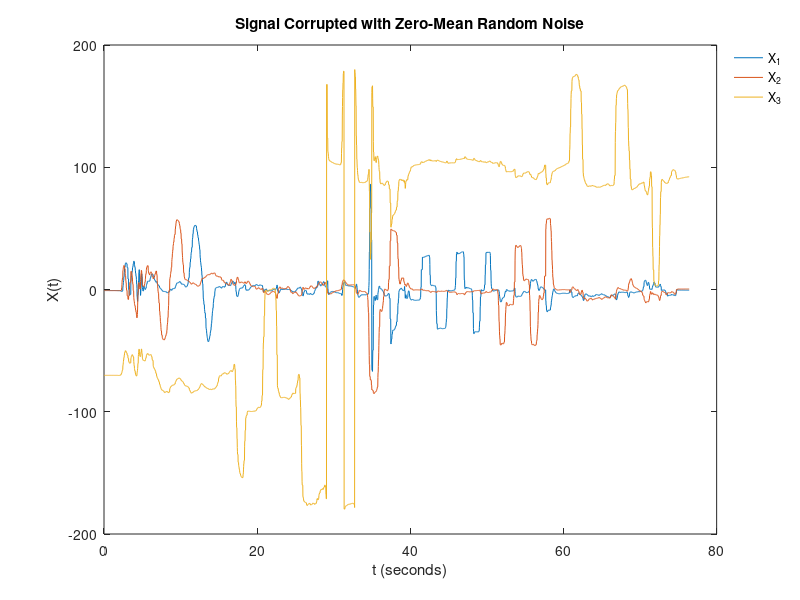
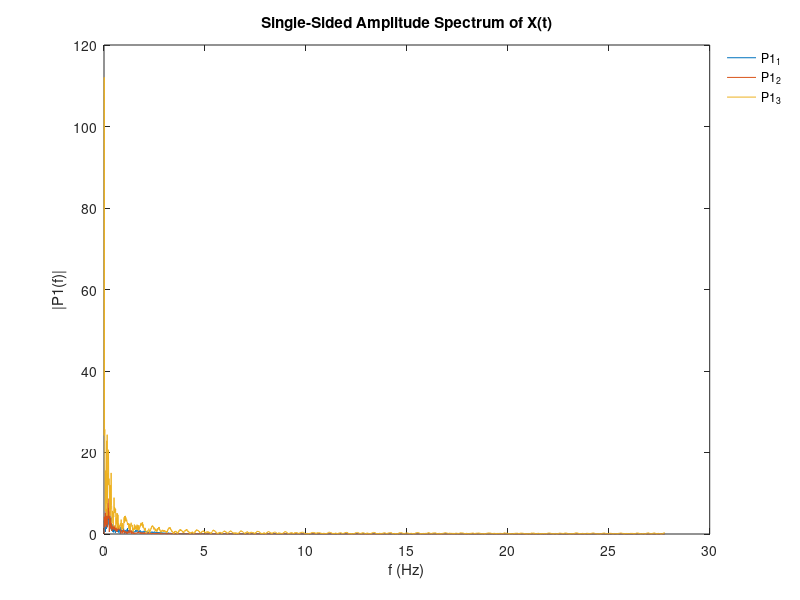

Recreate these plots in MATLAB, in order.
%% Noisy Signal
% Use Fourier transforms to find the frequency components of a signal buried 
% in noise.
% 假设数据按列存储，每一列是一种数据，L为数据长度，num为存储数据的数量
X=load('all_17.01.22.csv');
%% 
% calculate the sampling time and frequency.

T=0.018; % Sampling period  (second)
Fs=1/T; % Sampling frequency
L = size(X,1);   % Length of signal
t = (0:L-1)*T;        % Time vector
num = size(X,2);   % num of data type, like acc_x,acc_y,acc_z, then the num = 3
le_str = cell(num,1);  % for legen

%% 
% 
%% 
% Plot the noisy signal in the time domain. It is difficult to identify the 
% frequency components by looking at the signal |X(t)|. 

figure,
for i = 1:num
    plot(t,X(:,i));
    le_str{i} = ['X_',num2str(i)];
    hold on;
end

title('Signal Corrupted with Zero-Mean Random Noise')
xlabel('t (seconds)')
ylabel('X(t)')
legend(le_str,'Location','northeastoutside','box','off');





%% 
% Compute the Fourier transform of the signal. 

Y = fft(X);
%% 
% Compute the two-sided spectrum |P2|. Then compute the single-sided spectrum 
% |P1| based on |P2| and the even-valued signal length |L|.

P2 = abs(Y/L);
P1 = P2(1:L/2+1,:);
P1(2:end-1,:) = 2*P1(2:end-1,:);
%% 
% Define the frequency domain |f| and plot the single-sided amplitude spectrum 
% |P1|. The amplitudes are not exactly at 0.7 and 1, as expected, because of the 
% added noise. On average, longer signals produce better frequency approximations.
figure,
f = Fs*(0:(L/2))/L;
for i = 1:num
    plot(f,P1(:,i));
    le_str{i} = ['P1_',num2str(i)];
    hold on;
end
title('Single-Sided Amplitude Spectrum of X(t)')
xlabel('f (Hz)')
ylabel('|P1(f)|')
legend(le_str,'Location','northeastoutside','box','off');
